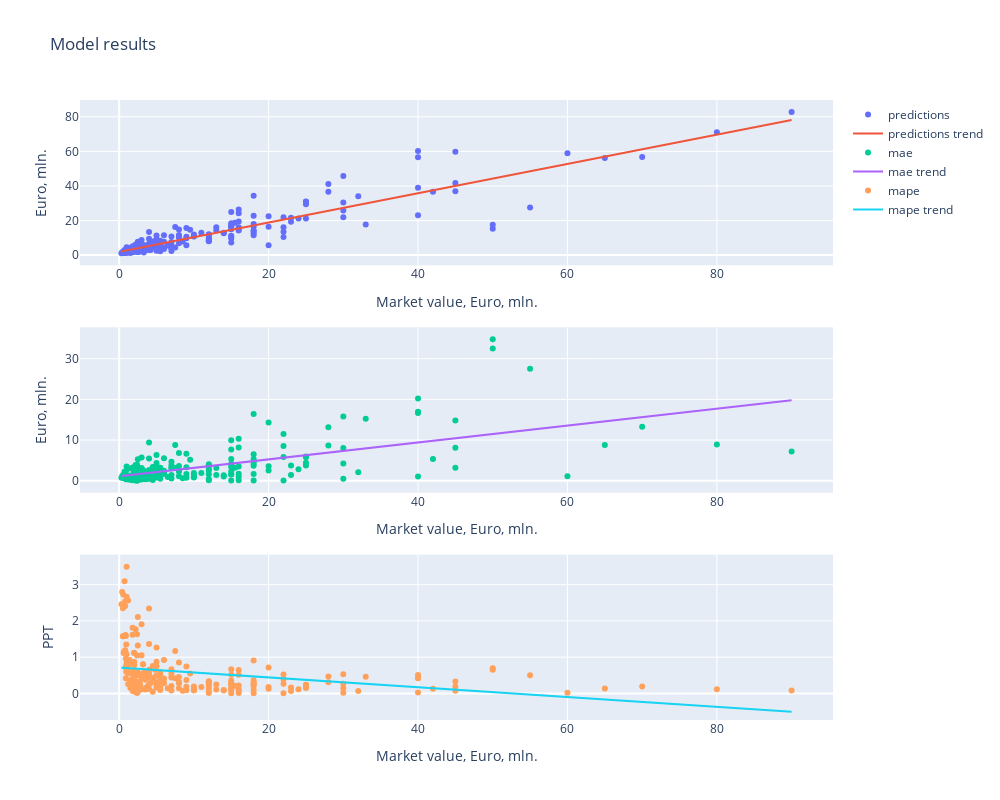

Notebook cell for this chart:
### Code cell
pipeline('MID', mid_features)

### Figure 1 — Plotly figure (JSON) as saved in the notebook; plotly's stock layout.template omitted (floating-point values rounded to 4 significant figures; data arrays with more than 128 entries replaced by an {"elided": "..."} marker saying what was removed)
{"data": [{"mode": "markers", "name": "predictions", "type": "scatter", "x": {"elided": "236 float values"}, "xaxis": "x", "y": {"elided": "236 float values"}, "yaxis": "y"}, {"mode": "lines", "name": "predictions trend", "type": "scatter", "x": {"elided": "236 float values"}, "xaxis": "x", "y": {"elided": "236 float values"}, "yaxis": "y"}, {"mode": "markers", "name": "mae", "type": "scatter", "x": {"elided": "236 float values"}, "xaxis": "x2", "y": {"elided": "236 float values"}, "yaxis": "y2"}, {"mode": "lines", "name": "mae trend", "type": "scatter", "x": {"elided": "236 float values"}, "xaxis": "x2", "y": {"elided": "236 float values"}, "yaxis": "y2"}, {"mode": "markers", "name": "mape", "type": "scatter", "x": {"elided": "236 float values"}, "xaxis": "x3", "y": {"elided": "236 float values"}, "yaxis": "y3"}, {"mode": "lines", "name": "mape trend", "type": "scatter", "x": {"elided": "236 float values"}, "xaxis": "x3", "y": {"elided": "236 float values"}, "yaxis": "y3"}], "layout": {"height": 800, "title": {"text": "Model results"}, "width": 1000, "xaxis": {"anchor": "y", "domain": [0, 1], "title": {"text": "Market value, Euro, mln."}}, "xaxis2": {"anchor": "y2", "domain": [0, 1], "title": {"text": "Market value, Euro, mln."}}, "xaxis3": {"anchor": "y3", "domain": [0, 1], "title": {"text": "Market value, Euro, mln."}}, "yaxis": {"anchor": "x", "domain": [0.7333, 1], "title": {"text": "Euro, mln."}}, "yaxis2": {"anchor": "x2", "domain": [0.3667, 0.6333], "title": {"text": "Euro, mln."}}, "yaxis3": {"anchor": "x3", "domain": [0, 0.2667], "title": {"text": "PPT"}}}}
